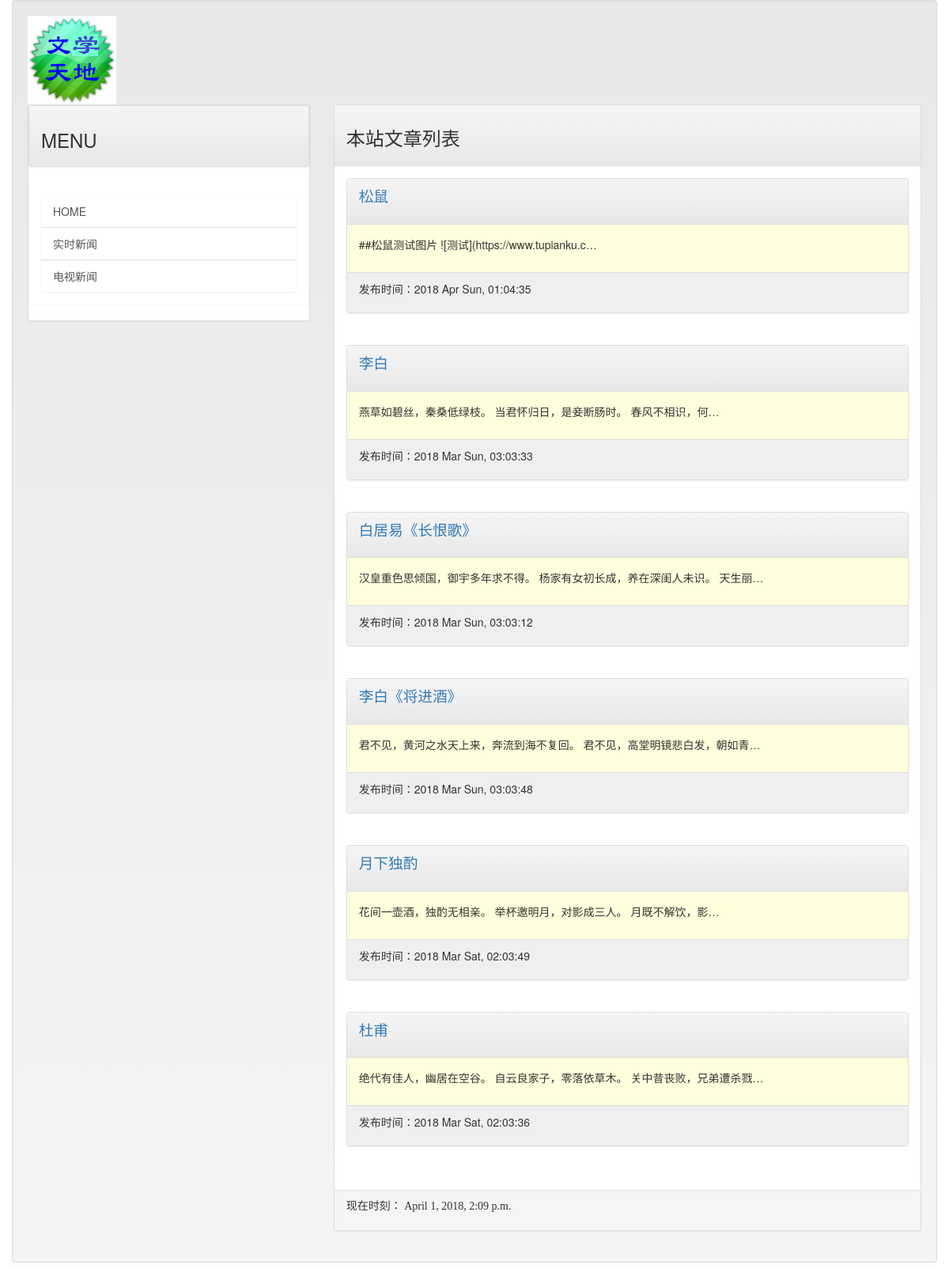
The page / on the database its author committed.
### mainsite/models.py (models this page shows, shortened)
class Post(models.Model):
    title = models.CharField(max_length=200)
    slug = models.CharField(max_length=200)
    body = models.TextField()
    pub_date = models.DateTimeField(auto_now=True)
    class Meta:
        ordering = ('-pub_date',)

### mainsite/views.py (the view)
# urls.py: url('^$',homepage),
def homepage(request):
    template = get_template('index.html')
    posts = Post.objects.all()
    now = datetime.now()
    html = template.render(locals())
    return HttpResponse(html)

### templates/index.html (shortened to what this page needs)
{% extends 'base.html'%}
{% block headmessage %}
    <h3 style="font-family: 楷体;">本站文章列表</h3>
{% endblock %}
{% block content %}
    {% for post in posts %}
        <div class="panel panel-default">
            <div class="panel-heading">
                <p style="font-family: 微软雅黑;font-size:14pt;font-weight: blod;">
                    <a href="/post/{{post.slug}}">{{post.title}}</a>
                </p>
            </div>
            <div class="panel-body" style="background-color: #ffffdd">
                <p>
                    {{ post.body | truncatechars:40}}
                </p>
            </div>
            <div class="panel-footer" style="background-color: #efefef">
                <p>
                    发布时间：{{ post.pub_date | date:"Y M D, h:m:s"}}
                </p>
            </div>
        </div>
        <br>
    {% endfor %}
{% endblock %}}

### rows shown on the page
Post: title "松鼠", body "##松鼠测试图片 ![测试](https://www.tupianku.c…", pub_date "2018 Apr Sun, 01:04:35"
Post: title "李白", body "燕草如碧丝，秦桑低绿枝。 当君怀归日，是妾断肠时。 春风不相识，何…", pub_date "2018 Mar Sun, 03:03:33"
Post: title "白居易《长恨歌》", body "汉皇重色思倾国，御宇多年求不得。 杨家有女初长成，养在深闺人未识。 天生丽…", pub_date "2018 Mar Sun, 03:03:12"
Post: title "李白《将进酒》", body "君不见，黄河之水天上来，奔流到海不复回。 君不见，高堂明镜悲白发，朝如青…", pub_date "2018 Mar Sun, 03:03:48"
Post: title "月下独酌", body "花间一壶酒，独酌无相亲。 举杯邀明月，对影成三人。 月既不解饮，影…", pub_date "2018 Mar Sat, 02:03:49"
Post: title "杜甫", body "绝代有佳人，幽居在空谷。 自云良家子，零落依草木。 关中昔丧败，兄弟遭杀戮…", pub_date "2018 Mar Sat, 02:03:36"
